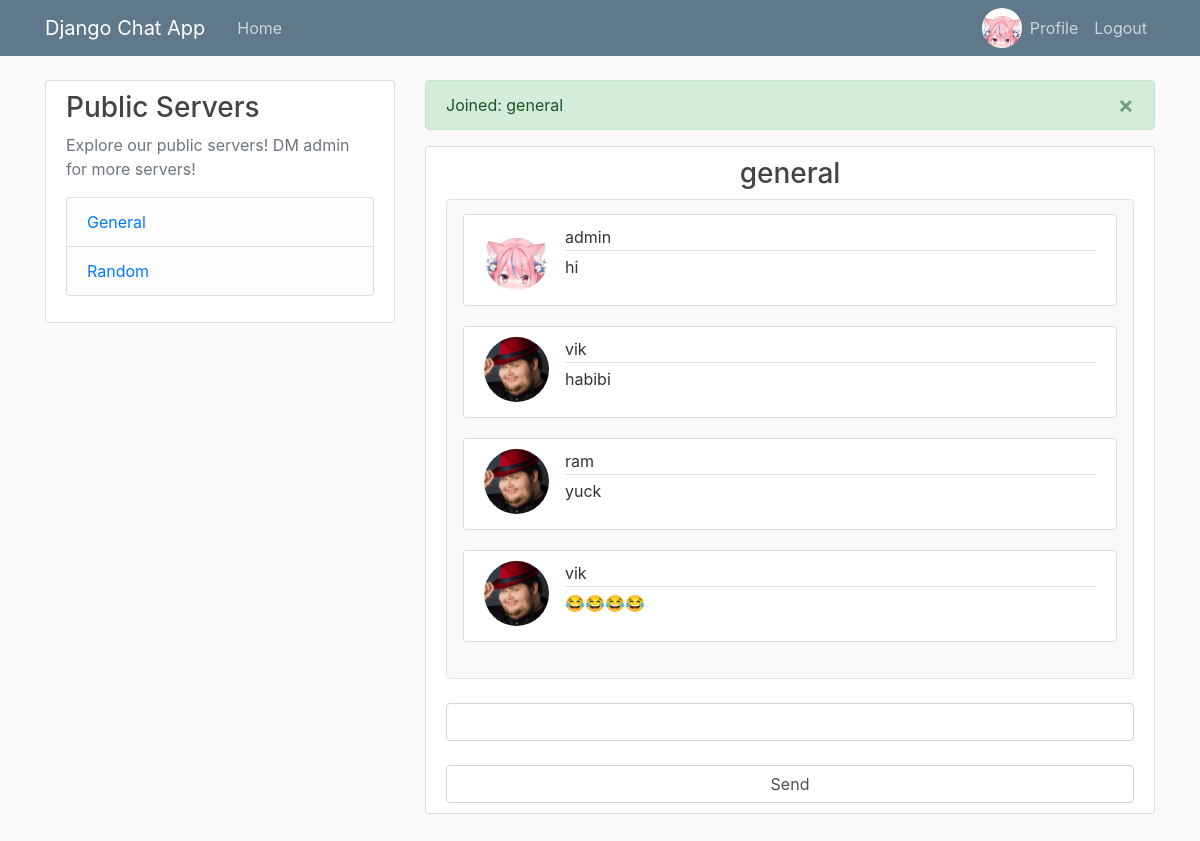
Screenshot of /general/ (signed in) with the database file from the repository.
### users/models.py (models this page shows, shortened)
class Profile(models.Model):
    user = models.OneToOneField(User, on_delete=models.CASCADE)
    image = models.ImageField(default="default.jpg", upload_to='profile_pics')

### chat/models.py (models this page shows, shortened)
class Room(models.Model):
    name = models.CharField(max_length=50)
    slug = models.CharField(max_length=50, unique=True)

class Message(models.Model):
    username = models.CharField(max_length=50)
    room = models.CharField(max_length=50)
    message_content = models.TextField()
    date_added = models.DateTimeField(auto_now_add=True)
    profile_pic = models.ImageField()
    class Meta:
        ordering = ('date_added', )

### chat/views.py (the view)
# urls.py: path('<str:room_name>/', chat_views.chat_room, name='chat-room'),
@login_required
def chat_room(request, room_name):
    db_messages = Message.objects.filter(room=room_name)[:]
    messages.success(request, f"Joined: {room_name}")
    return render(request, 'chat/chatroom.html', {
        'room_name': room_name,
        'title': room_name,
        'db_messages': db_messages,
    })

### chat/context_processors.py (called while the page is built)
def public_rooms(request):
    rooms = Room.objects.all()
    return {'rooms': rooms}

### chat/templates/chat/chatroom.html (shortened to what this page needs)
{% extends "chat/base.html" %} {% load crispy_forms_tags %} {% block content %}
<div class="content-section">
    <h3 class="text-center">{{room_name}}</h3>
    <div id="chat-log-container"
        class="container bg-light p-3 rounded-sm border rounded overflow-auto"
        style="height: 480px; overflow-y:auto">
        <div id="chat-log">
            {% if db_messages %}
            {% for m in db_messages %}
            <div class="media content-section">
                <img class="rounded-circle article-img" src="{{m.profile_pic}}" />
                <div class="media-body">
                    <div class="article-metadata">
                        <span class="mr-2"> {{m.username}}  </span>
                    </div>
                    <p class="article-content">  {{m.message_content}}  </p>
                </div>
            </div>
            {% endfor %}
            {% endif %}
        </div>
    </div>
    <br />
    <input
        class="form-control"
        id="chat-message-input"
        type="text"
        size="100"
        /><br />
    <input
        class="form-control"
        id="chat-message-submit"
        type="button"
        value="Send"
        />
</div>
{% endblock content %}

### chat/templates/chat/base.html (shortened to what this page needs)
{% load static %}
<!DOCTYPE html>
<html>
<head>
    <link rel="stylesheet" href="https://maxcdn.bootstrapcdn.com/bootstrap/4.0.0/css/bootstrap.min.css">
    <link rel="stylesheet" type="text/css" href="{% static 'chat/main.css' %}">
</head>
<body>
    <header class="site-header">
      <nav class="navbar navbar-expand-md navbar-dark bg-steel fixed-top">
        <div class="container">
          <a class="navbar-brand mr-4" href="{% url 'chat-home' %}">Django Chat App</a>
          <div class="collapse navbar-collapse" id="navbarToggle">
            <div class="navbar-nav mr-auto">
              <a class="nav-item nav-link" href="{% url 'chat-home' %}">Home</a>
            </div>
            <div class="navbar-nav">
              {% if user.is_authenticated %}
              <img width="50px" class="rounded-circle" style="max-height: 40px; max-width: 40px;" src="{{user.profile.image.url}}">
                <a class="nav-item nav-link" href="{% url 'profile' %}"> Profile</a>
                <a class="nav-item nav-link" href="{% url 'logout' %}">Logout</a>
              {% else %}
                <a class="nav-item nav-link" href="{% url 'login' %}">Login</a>
                <a class="nav-item nav-link" href="{% url 'register' %}">Register</a>
              {% endif %}
            </div>
          </div>
        </div>
      </nav>
    </header>
    <main role="main" class="container">
      <div class="row">
        <div class="col-md-4">
          <div class="content-section">
            <h3>Public Servers</h3>
            <p class='text-muted'>Explore our public servers! DM admin for more servers!
              <ul class="list-group">
                {% if rooms is None %}
                <li class="list-group-item list-group-item-light"> No public servers available ATM </li>
                {% else %}
                {% for room in rooms %}
                <li class="list-group-item list-group-item-light">
                    <a href="{% url 'chat-room' room.slug %}">
                        {{room.name}}
                    </a>
                </li>
                {% endfor %}
                {% endif %}
              </ul>
            </p>
          </div>
        </div>
        <div class="col-md-8">
          {% if messages %}
            {% for message in messages %}
                <div class="alert alert-{{ message.tags }} alert-dismissible fade show" role="alert">
                {{ message }}
                <button type="button" class="close" data-dismiss="alert" aria-label="Close">
                    <span aria-hidden="true">&times;</span>
                </button>
                </div>
            {% endfor %}
          {% endif %}
          {% block content %}{% endblock %}
        </div>
      </div>
    </main>
</body>
</html>

### chat/static/chat/main.css (style rules this page uses)
body { background: #fafafa; color: #333333; margin-top: 5rem; }
h1, h2, h3, h4, h5, h6 { color: #444444; }
ul { margin: 0; }
.bg-steel { background-color: #5f788a; }
.site-header .navbar-nav .nav-link { color: #cbd5db; }
.content-section { background: #ffffff; padding: 10px 20px; border: 1px solid #dddddd; border-radius: 3px; margin-bottom: 20px; }
.article-content { white-space: pre-line; }
.article-img { height: 65px; width: 65px; margin-right: 16px; }
.article-metadata { padding-bottom: 1px; margin-bottom: 4px; border-bottom: 1px solid #e3e3e3 }

### rows the page displays
Room: name "General"
Room: name "Random"
Message: profile_pic (picture), username "admin", message_content "hi"
Message: profile_pic (placeholder picture), username "vik", message_content "habibi"
Message: profile_pic (placeholder picture), username "ram", message_content "yuck"
Message: profile_pic (placeholder picture), username "vik", message_content "😂😂😂😂"

### other values shown
{{ message }} "Joined: general"
{{ room_name }} "general"
